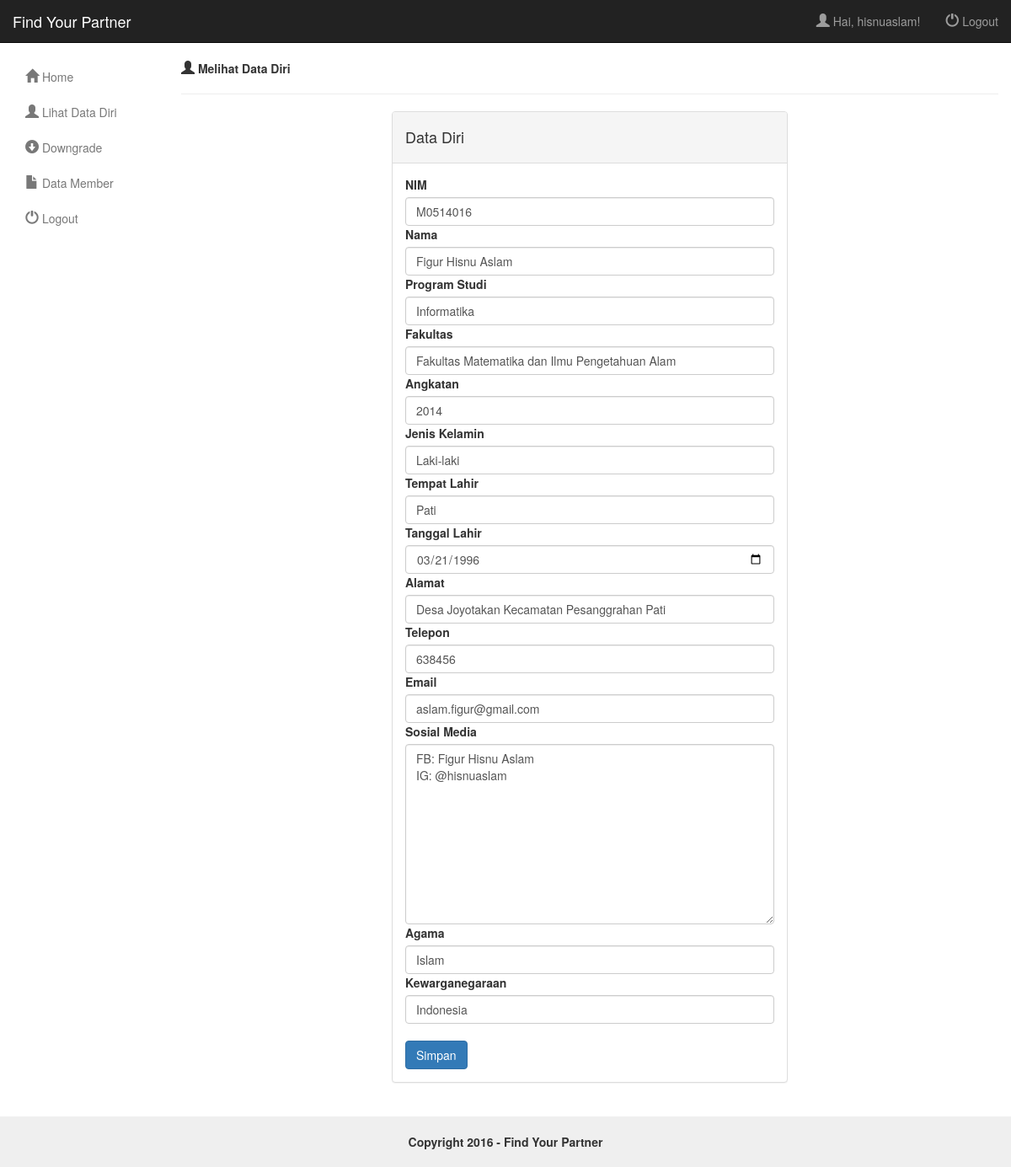
/datadirileader.php (signed in), run on the app's committed database.
### tables this page shows
CREATE TABLE `mahasiswa` (
  `nim` varchar(12) NOT NULL,
  `nama` varchar(50) NOT NULL,
  `prodi` varchar(60) NOT NULL,
  `fakultas` varchar(60) NOT NULL,
  `angkatan` int(4) NOT NULL,
  `jenis_kelamin` varchar(10) NOT NULL,
  `tempat_lahir` varchar(25) NOT NULL,
  `tanggal_lahir` date NOT NULL,
  `alamat` varchar(60) NOT NULL,
  `telepon` int(15) NOT NULL,
  `email` varchar(40) NOT NULL,
  `sosmed` text NOT NULL,
  `agama` varchar(20) NOT NULL,
  `kewarganegaraan` varchar(15) NOT NULL
);

### fungsi.php (called while the page is built)
<?php
	include("koneksiall.php");
	function getData($username){
		global $koneksi;
		$sql = "SELECT mahasiswa.nim, mahasiswa.nama, mahasiswa.prodi, mahasiswa.fakultas, mahasiswa.angkatan, mahasiswa.jenis_kelamin,
                   mahasiswa.tempat_lahir, mahasiswa.tanggal_lahir, mahasiswa.alamat, mahasiswa.telepon, mahasiswa.email, mahasiswa.sosmed,
                   mahasiswa.agama, mahasiswa.kewarganegaraan
            FROM mahasiswa
            INNER JOIN user
            ON mahasiswa.nim = user.nim AND user.username = '$username'";
    $result = mysqli_query($koneksi, $sql);
		if (mysqli_num_rows($result) > 0) {
			$row = mysqli_fetch_assoc($result);
			return $row;
		}
		return null;
	}
 ?>

### datadirileader.php (the view, shortened to what this page needs)
<?php
    include ("fungsi.php");
    $data = getData($_SESSION['username']);
?>
<!DOCTYPE html>
<html lang="en">
	<head>
		<link href="css/bootstrap.min.css" rel="stylesheet">
		<link href="css/styles.css" rel="stylesheet">
	</head>
	<body>
<div id="top-nav" class="navbar navbar-inverse navbar-static-top">
    <div class="container-fluid">
        <div class="navbar-header">
            <a class="navbar-brand" href="index.php">Find Your Partner</a>
        </div>
        <div class="navbar-collapse collapse">
            <ul class="nav navbar-nav navbar-right">
              <li><a href="#"><i class="glyphicon glyphicon-user"></i> Hai, <?php echo $_SESSION['username'] ;?>! </a></li>
              <li><a href="logout.php"><i class="glyphicon glyphicon-off"></i> Logout</a></li>
            </ul>
        </div>
    </div>
</div>
<div class="container-fluid">
    <div class="row">
        <div class="col-sm-2">
            <ul class="nav nav-stacked">
                <ul class="nav nav-stacked collapse in" id="userMenu">
                	<li> <a href="index.php"><i class="glyphicon glyphicon-home"></i> Home</a></li>
                  <li class="active"><a href="datadirileader.php"><i class="glyphicon glyphicon-user"></i> Lihat Data Diri</a></li>
                  <li><a href="downgrade.php"><i class="glyphicon glyphicon-circle-arrow-down"></i> Downgrade</a></li>
                  <li><a href="datamember.php"><i class="glyphicon glyphicon-file"></i> Data Member</a></li>
                  <li><a href="logout.php"><i class="glyphicon glyphicon-off"></i> Logout</a></li>
                </ul>
            </ul>
        </div>
        <div class="col-sm-10">
            <strong><i class="glyphicon glyphicon-user"></i> Melihat Data Diri</strong>
            <hr>
            <div class="row">
              <div class="col-md-3">
              </div>
              <div class="col-md-6">
                <div class="panel panel-default">
                    <div class="panel-heading">
                        <div class="panel-title">
                            <h4>Data Diri</h4>
                        </div>
                    </div>
                    <div class="panel-body">
                      <form role="form" action="datadirileader.php" method="post">
                        <div class="control-group">
                            <label>NIM</label>
                            <div class="controls">
                                <input type="text" name="nim" class="form-control" value="<?php echo $data['nim'];?>" placeholder="Masukkan NIM Anda">
                            </div>
                        </div>
                        <div class="control-group">
                            <label>Nama</label>
                            <div class="controls">
                                <input type="text" name="nama" class="form-control" value="<?php echo $data['nama'];?>" placeholder="Masukkan Nama Anda">
                            </div>
                        </div>
                        <div class="control-group">
                            <label>Program Studi</label>
                            <div class="controls">
                                <input type="text" name="prodi" class="form-control" value="<?php echo $data['prodi'];?>" placeholder="Program Studi Anda">
                            </div>
                        </div>
                        <div class="control-group">
                            <label>Fakultas</label>
                            <div class="controls">
                                <input type="text" name="fakultas" class="form-control" value="<?php echo $data['fakultas'];?>" placeholder="Fakultas Anda">
                            </div>
                        </div>
                        <div class="control-group">
                            <label>Angkatan</label>
                            <div class="controls">
                                <input type="text" name="angkatan" class="form-control" value="<?php echo $data['angkatan'];?>" placeholder="Masukkan Angkatan Anda">
                            </div>
                        </div>
                        <div class="control-group">
                            <label>Jenis Kelamin</label>
                            <div class="controls">
                                <input type="text" name="jenis_kelamin" class="form-control" value="<?php echo $data['jenis_kelamin'];?>" placeholder="Jenis Kelamin Anda">
                            </div>
                        </div>
                        <div class="control-group">
                            <label>Tempat Lahir</label>
                            <div class="controls">
                                <input type="text" name="tempat_lahir" class="form-control" value="<?php echo $data['tempat_lahir'];?>" placeholder="Tempat Lahir Anda">
                            </div>
                        </div>
                        <div class="control-group">
                            <label>Tanggal Lahir</label>
                            <div class="controls">
                                <input type="date" name="tanggal_lahir" class="form-control" value="<?php echo $data['tanggal_lahir'];?>" placeholder="Tanggal Lahir Anda">
                            </div>
                        </div>
                        <div class="control-group">
                            <label>Alamat</label>
                            <div class="controls">
                                <input type="text" name="alamat" class="form-control" value="<?php echo $data['alamat'];?>" placeholder="Masukkan Alamat Anda">
                            </div>
                        </div>
                        <div class="control-group">
                            <label>Telepon</label>
                            <div class="controls">
                                <input type="text" name="telepon" class="form-control" value="<?php echo $data['telepon'];?>" placeholder="Nomor Telepon Anda">
                            </div>
                        </div>
                        <div class="control-group">
                            <label>Email</label>
                            <div class="controls">
                                <input type="text" name="email" class="form-control" value="<?php echo $data['email'];?>" placeholder="Masukkan Email Anda">
                            </div>
                        </div>
                        <div class="control-group">
                            <label>Sosial Media</label>
                            <div class="controls">
                                <textarea class="form-control" cols="50" rows="10" name="sosmed" placeholder="Sosial Media Anda"><?php echo $data['sosmed'];?></textarea>
                            </div>
                        </div>
                        <div class="control-group">
                            <label>Agama</label>
                            <div class="controls">
                                <input type="text" name="agama" class="form-control" value="<?php echo $data['agama'];?>" placeholder="Agama Anda">
                            </div>
                        </div>
                        <div class="control-group">
                            <label>Kewarganegaraan</label>
                            <div class="controls">
                                <input type="text" name="kewarganegaraan" class="form-control" value="<?php echo $data['kewarganegaraan'];?>" placeholder="Kewarganegaraan Anda">
                            </div>
                        </div>
                        <div class="control-group">
                            <div class="controls">
                                <button type="submit" name="ubah" class="btn btn-primary">
                                    Simpan
                                </button>
                            </div>
                        </div>
                      </form>
                    </div>
                </div>
              </div>
              <div class="col-md-3">
              </div>
            </div>
        </div>
    </div>
</div>
<footer class="text-center"><strong>Copyright 2016 - Find Your Partner</strong></footer>
	</body>
</html>

### css/styles.css (style rules this page uses)
.navbar-static-top { margin-bottom:20px; }
i { font-size:16px; }
.nav > li > a { color:#787878; }
footer { margin-top:20px; padding-top:20px; padding-bottom:20px; background-color:#efefef; }

### data on the page
mahasiswa: nim "M0514016", nama "Figur Hisnu Aslam", prodi "Informatika", fakultas "Fakultas Matematika dan Ilmu Pengetahuan Alam", angkatan "2014", jenis_kelamin "Laki-laki", tempat_lahir "Pati", tanggal_lahir "03/21/1996", alamat "Desa Joyotakan Kecamatan Pesanggrahan Pati", telepon "638456", email "aslam.figur@gmail.com", sosmed "FB: Figur Hisnu Aslam IG: @hisnuaslam", agama "Islam", kewarganegaraan "Indonesia"

### other printed values
$_SESSION['username'] "hisnuaslam"
